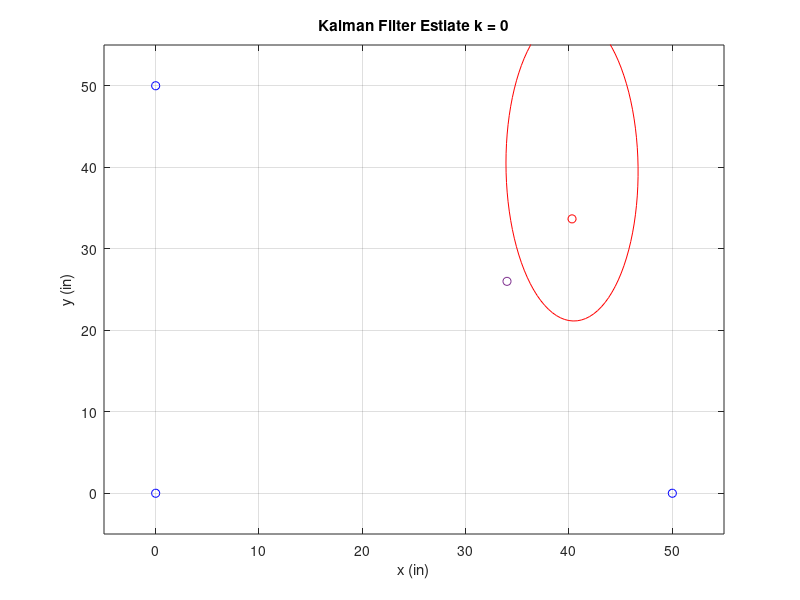
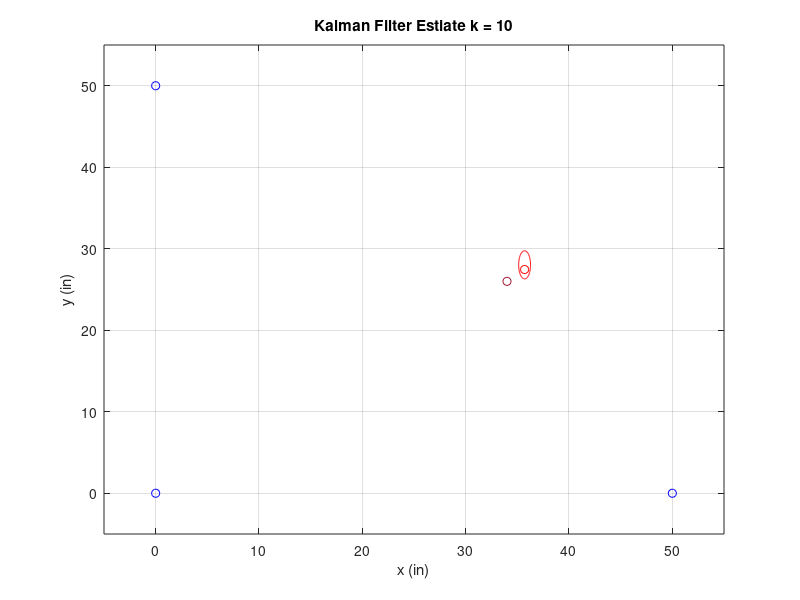

Reproduce these figures in MATLAB, in order.
% Paul McKee
% DSN Trilateration Sim 
% 4/2/19

clear all; close all; clc; 

%% Problem Setup 

% "tower" locations
p1 = [0;0];
p2 = [50;0];
p3 = [0;50]; 
c = [50;50];

% target location (must be in safety diamond)
r = [34;26];

% find real distances
d(1) = norm(r-p1); 
d(2) = norm(r-p2); 
d(3) = norm(r-p3);

%% measurements and processing

% generate measurements
w = 0.001; %standard deviation of gaussian measurement noise
p_real =    @(x) 0.3/(x-13)^2 + 0.003; 
p_meas =    @(x) 0.3/(x-13)^2 + 0.003 + normrnd(0,w); 
p_to_RSSI = @(x) 10*log(x);
RSSI_to_p = @(x) exp(x/10);
meas = zeros(25,3); 
for ii = 1:3
    for jj = 1:25
        dum1 = p_meas(d(ii)); 
        dum2 = p_to_RSSI(dum1); 
        dum3 = round(dum2); 
        dum4 = RSSI_to_p(dum3); 
        meas(jj,ii) = dum4; 
    end
end

% find means
means = [mean(meas(:,1)),mean(meas(:,2)),mean(meas(:,3))];

% estimate distances from means, truncate [20 - d - 50]
d_est = zeros(3,1);
for ii = 1:3
    d_est(ii) = 13 + sqrt(0.3/(means(ii)-0.003)); 
    if d_est(ii) > 50
        d_est(ii) = 50; 
    end
    if d_est(ii) < 20
        d_est(ii) = 20; 
    end
end

%% initial trilateration

q1 = d_est(1)^2 - p1'*p1; 
q2 = d_est(2)^2 - p2'*p2; 
q3 = d_est(3)^2 - p3'*p3;

b = [q1;q2;q3]; 
A = [1, -2*p1';
     1, -2*p2';
     1, -2*p3'];
 
x = inv(A'*A)*A'*b; 

r_est(1) = x(2); 
r_est(2) = x(3); 


%% r0, P0

sig_d = 300; % tuning parameter 
R = sig_d^2*eye(3);

r0 = r_est'; 
H0 = [(r0-2*p1)';(r0-2*p2)';(r0-2*p3)'];
P0 = inv(H0'*inv(R)*H0);

% from P0 calculate ellipse parameters and plot 
[P_evec,P_eval] = eig(P0); 

semimaj = P_eval(1,1); 
semimin = P_eval(2,2); 
semimaj_ang = atan2(P_evec(2,1),P_evec(1,1)); 

x1 = r0(1) + semimaj*cos(semimaj_ang); 
y1 = r0(2) + semimaj*sin(semimaj_ang); 
x2 = r0(1) + semimaj*cos(semimaj_ang + pi); 
y2 = r0(2) + semimaj*cos(semimaj_ang + pi); 

ecc = sqrt(1-(semimin/semimaj)^2);

% ellipse plotting from MATLAB help site
 a = 1/2*sqrt((x2-x1)^2+(y2-y1)^2);
 b = a*sqrt(1-ecc^2);
 t = linspace(0,2*pi);
 X = a*cos(t);
 Y = b*sin(t);
 w = atan2(y2-y1,x2-x1);
 x = (x1+x2)/2 + X*cos(w) - Y*sin(w);
 y = (y1+y2)/2 + X*sin(w) + Y*cos(w);
 figure(1), plot(x,y,'r-')
hold on; grid on; 
xlim([-5,55]); ylim([-5,55]);
xlabel('x (in)'); ylabel('y (in)'); 
scatter(p1(1),p1(2),'b'); 
scatter(p2(1),p2(2),'b'); 
scatter(p3(1),p3(2),'b'); 
scatter(r(1),r(2),'k*'); 
scatter(r0(1),r0(2),'r'); 
title('Kalman Filter Estiate k = 0'); 
hold off;

%% time t_k

rk = r0; 
Pk = P0; 

for k = 1:10

% generate measurements
w = 0.001; %standard deviation of gaussian measurement noise
meas = zeros(25,3); 
for ii = 1:3
    for jj = 1:25
        dum1 = p_meas(d(ii)); 
        dum2 = p_to_RSSI(dum1); 
        dum3 = round(dum2); 
        dum4 = RSSI_to_p(dum3); 
        meas(jj,ii) = dum4; 
    end
end

% find means
means = [mean(meas(:,1)),mean(meas(:,2)),mean(meas(:,3))];

% estimate distances from means, truncate [20 - d - 50]
d_est = zeros(3,1);
for ii = 1:3
    d_est(ii) = 13 + sqrt(0.3/(means(ii)-0.003)); 
    if d_est(ii) > 50
        d_est(ii) = 50; 
    end
    if d_est(ii) < 20
        d_est(ii) = 20; 
    end
end

% KF updates
Hk = [(rk-2*p1)';(rk-2*p2)';(rk-2*p3)']; 
Kk = Pk*Hk'*inv(Hk*Pk*Hk' + R); 

disp(Kk); 

rk_new = rk + 100*Kk*(d_est - [norm(rk-p1);norm(rk-p2);norm(rk-p3)]);
Pk_new = (eye(2) - Kk*Hk)*Pk*(eye(2) - Kk*Hk)' + Kk*R*Kk'; 

rk = rk_new; 
Pk = Pk_new;

disp(rk); 

% from Pk calculate ellipse parameters and plot 
[P_evec,P_eval] = eig(Pk); 

semimaj = P_eval(1,1); 
semimin = P_eval(2,2); 
semimaj_ang = atan2(P_evec(2,1),P_evec(1,1)); 

x1 = rk(1) + semimaj*cos(semimaj_ang); 
y1 = rk(2) + semimaj*sin(semimaj_ang); 
x2 = rk(1) + semimaj*cos(semimaj_ang + pi); 
y2 = rk(2) + semimaj*cos(semimaj_ang + pi); 

ecc = sqrt(1-(semimin/semimaj)^2);

% ellipse plotting from MATLAB
a = 1/2*sqrt((x2-x1)^2+(y2-y1)^2);
b = a*sqrt(1-ecc^2);
t = linspace(0,2*pi);
X = a*cos(t);
Y = b*sin(t);
w = atan2(y2-y1,x2-x1);
x = (x1+x2)/2 + X*cos(w) - Y*sin(w);
y = (y1+y2)/2 + X*sin(w) + Y*cos(w);
figure(2), plot(x,y,'r-')
hold on; grid on; 
xlim([-5,55]); ylim([-5,55]);
xlabel('x (in)'); ylabel('y (in)'); 
scatter(p1(1),p1(2),'b'); 
scatter(p2(1),p2(2),'b'); 
scatter(p3(1),p3(2),'b'); 
scatter(r(1),r(2),'k*'); 
scatter(rk(1),rk(2),'r'); 
title('Kalman Filter Estiate k = 10'); 
hold off;


pause(1); 

end